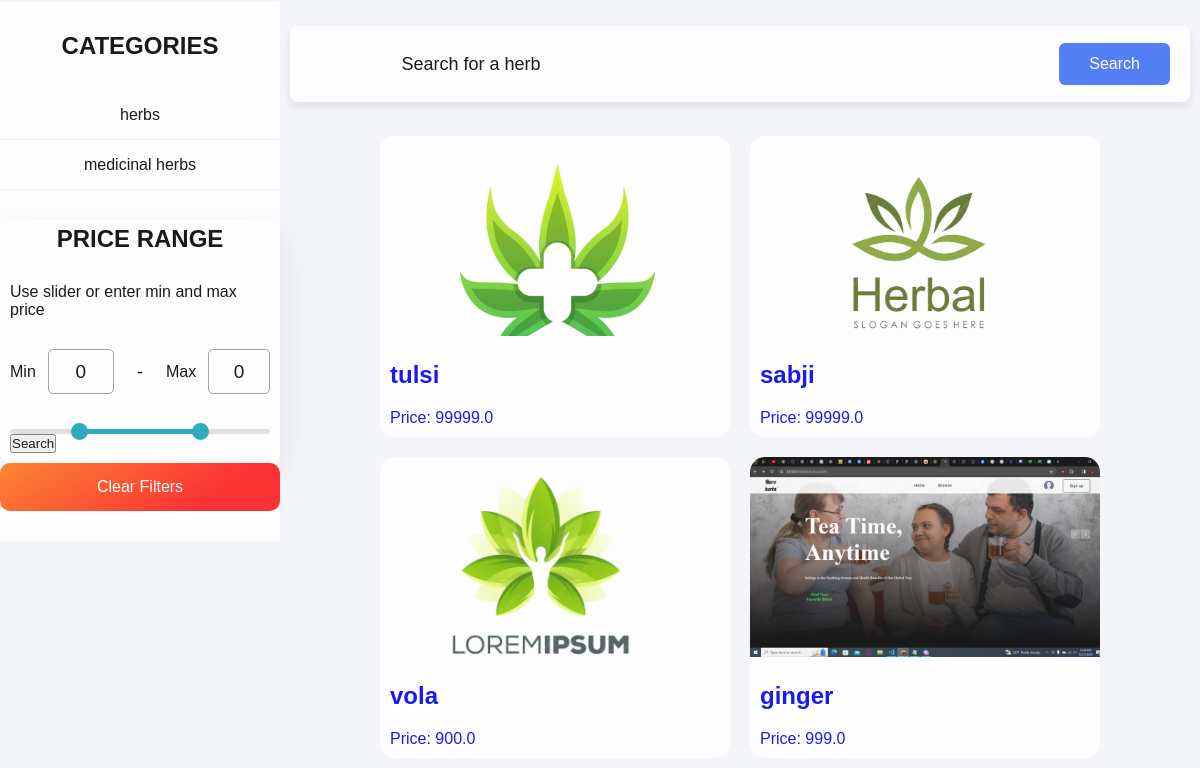
The app's page /products/browse/ (lower part), older data.
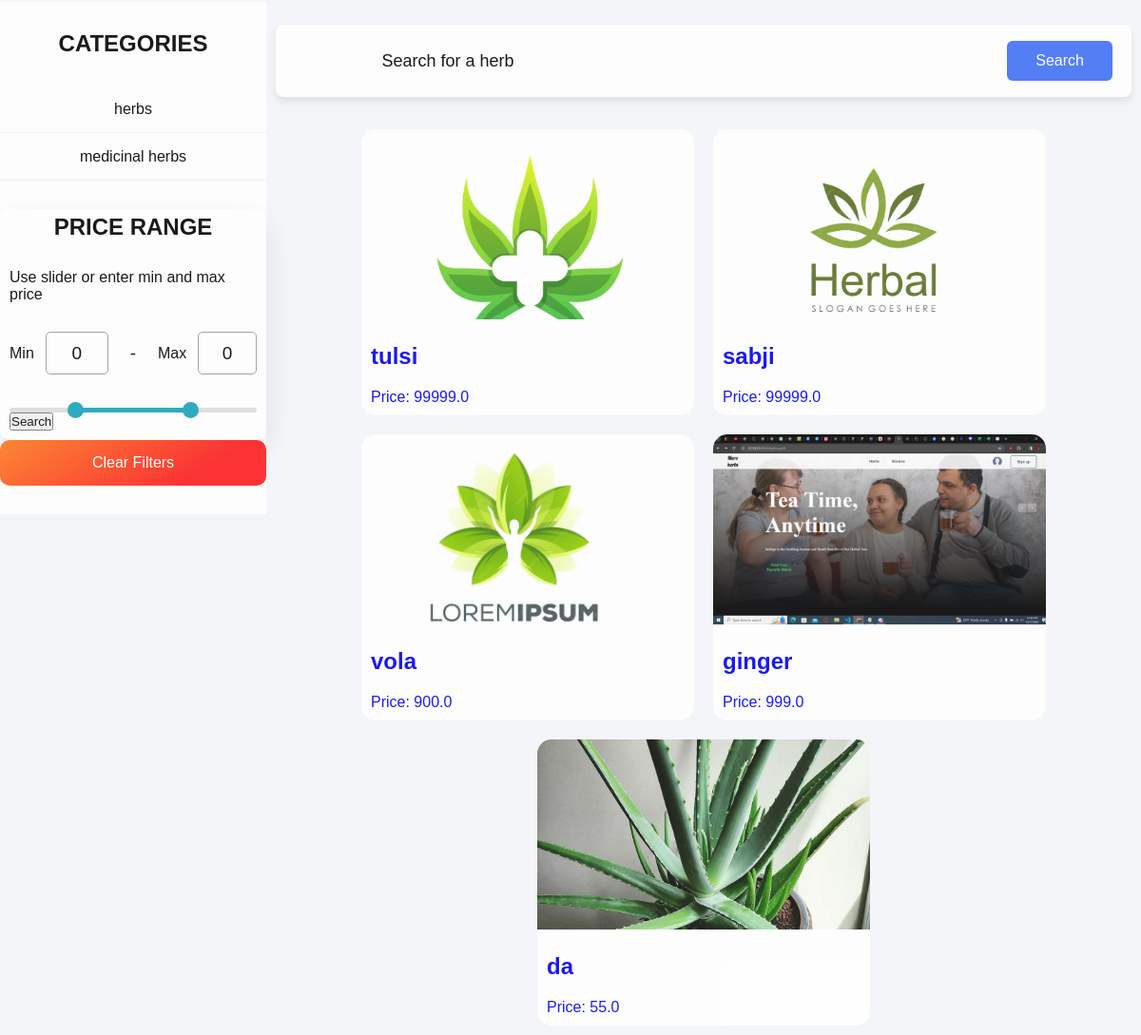
The same page, newer data.
### item/models.py (models this page shows, shortened)
class Category(models.Model):
    name = models.CharField(max_length=255)
    class Meta:
        ordering =('name',)
        verbose_name_plural='Categories'

class Item(models.Model):
    category = models.ForeignKey(Category, related_name='items', on_delete=models.CASCADE)
    name = models.CharField(max_length=255)
    scientific_name = models.CharField(max_length=255, default='')
    description = models.TextField(blank=True, null=True)
    usage_and_benefits = models.TextField(default='', blank=False, null=False)
    price = models.CharField(max_length=255)
    quantity_available = models.CharField(max_length=255)
    image = models.ImageField(upload_to='item_images', blank=True, null=True)
    is_sold = models.BooleanField(default=False)
    created_by = models.ForeignKey(User, related_name='items', on_delete=models.CASCADE)
    created_at = models.DateTimeField(auto_now_add=True)
    discount = models.DecimalField(max_digits=5, decimal_places=2, default=0)  # New field for discount
    discounted_price = models.DecimalField(max_digits=10, decimal_places=2, null=True, blank=True)

### item/views.py (the view)
# urls.py: path('browse/',views.browse,name='browse'),
def browse(request):
    query = request.GET.get('query', '')
    category_id= request.GET.get('category', 0)
    categories=Category.objects.all()
    items = Item.objects.filter(is_sold=False)
    if category_id:
        items=items.filter(category_id=category_id)
    if query:
        items = items.filter(name__icontains=query)
    return render(request,'item/browse.html',{
        'items': items,
        'query': query,
        'categories': categories,
    })

### item/templates/item/browse.html (shortened to what this page needs)
<!DOCTYPE html>
{% load static %}
<html lang="en">
<head>
    <link rel="stylesheet" href="{% static 'browse.css' %}">
    <link rel="stylesheet" href="https://cdnjs.cloudflare.com/ajax/libs/font-awesome/4.7.0/css/font-awesome.min.css">
</head>
<body class="bg-gray-100 font-sans">
    {% include 'dashboard/navbar.html'%}
    <div class="wrapper">
        <div class="content_wrapper">
            <div class="sidebar">
                <h2>Categories</h2>
                <ul >
                    {% for category in categories %}
                        <li class="py-2 px-2 rounded-xl {% if category.id == category_id %} bg-gray-100 {% endif %}">
                            <a href="{% url 'item:browse' %}?query={{ query }}&category={{ category.id }}">{{ category.name }}</a>
                        </li>
                    {% endfor %}
                </ul>
                <div class="Priceslide">
                    <header>
                      <h2>Price Range</h2>
                      <p>Use slider or enter min and max price</p>
                    </header>
                    <form method="get" action="">
                    <div class="price-input">
                      <div class="field">
                        <span>Min</span>
                        <input type="number" name="input_min" class="input-min" value="0">
                    </div>
                    <div class="separator">-</div>
                      <div class="field">
                        <span>Max</span>
                        <input type="number" name="input_max" class="input-max" value="0">
                      </div>
                    </div>
                    <div class="slider">
                      <div class="progress"></div>
                    </div>
                    <button>Search</button>
                    </form>
                </div>
                <div class="clearbtn">
                    <a href="{% url 'item:browse'%}" class="py-3 px-4 bg-yellow-500 text-lg rounded-xl text-white">Clear Filters</a>
                </div>
            </div>
            <div class="main_content">
                <div class="input-box">
                    <form method="get" action="{% url 'item:browse' %}" class="flex items-center w-full">
                        <input name="query" class="flex-grow py-4 px-4 sm:px-6 md:px-8 lg:px-10 xl:px-12 border rounded-xl" type="text" value="{{query}}" placeholder="Search for a herb">
                        <button class="btn">Search</button>
                    </form>
                </div>
                <div class="container-card">
                    {% for item in items.all %}
                        <div class="card bg-herb-box rounded-xl mb-6">
                            <a href="{% url 'item:detail' item.id %}">
                                <div class="card-image" style="background-image: url('{{ item.image.url }}');"></div>
                                <div class="p-4">
                                    <h2 class="text-xl text-black font-semibold">{{ item.name }}</h2>
                                    <p class="text-gray-500">Price: {{ item.price }}</p>
                                </div>
                            </a>
                        </div>
                    {% endfor %}
                </div>
            </div>
        </div>
</body>
</html>

Row changes from the older to the newer data that the page shows:
added Item: image (picture), name "da", price "55.0"
